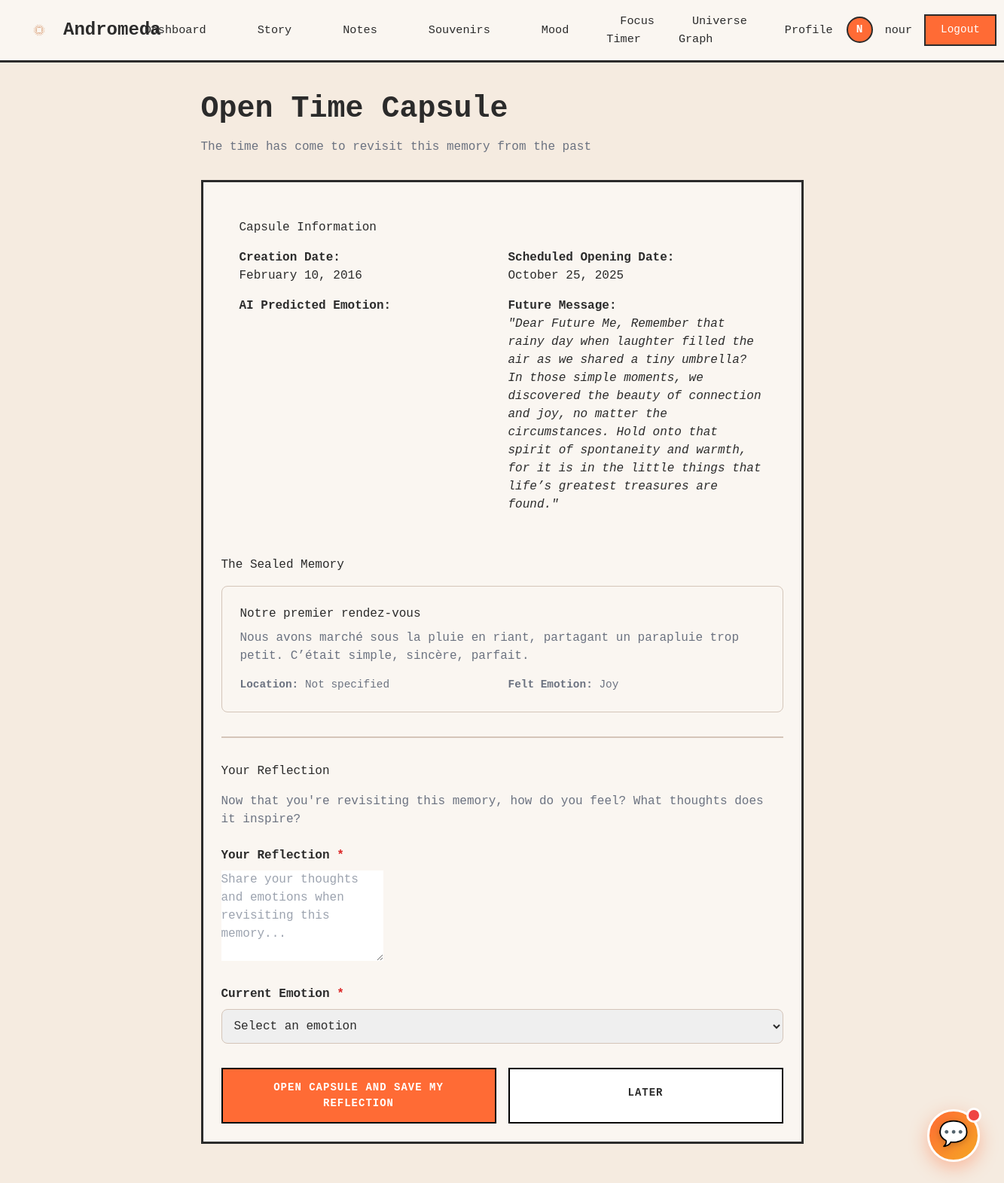
The app's page /capsules/8/open/ (signed in) with its own data.
### core/models.py (models this page shows, shortened)
class User(AbstractUser):
    avatar_url = models.URLField(blank=True, null=True)
    groups = models.ManyToManyField(
        'auth.Group',
        verbose_name='groups',
        blank=True,
        help_text='The groups this user belongs to.',
        related_name='core_users',
        related_query_name='core_user',
    )
    user_permissions = models.ManyToManyField(
        'auth.Permission',
        verbose_name='user permissions',
        blank=True,
        help_text='Specific permissions for this user.',
        related_name='core_users',
        related_query_name='core_user',
    )

class CapsuleTemporelle(models.Model):
    souvenir = models.OneToOneField(Souvenir, on_delete=models.CASCADE, related_name='capsule')
    date_verrouillage = models.DateTimeField(auto_now_add=True)
    date_ouverture = models.DateField(help_text="Date when capsule unlocks")
    message_futur = models.TextField(help_text="Message to your future self")
    emotion_predite_par_ia = models.CharField(max_length=50, blank=True, default='', help_text="AI-predicted future emotion")
    is_opened = models.BooleanField(default=False)
    date_ouverture_reelle = models.DateTimeField(null=True, blank=True, help_text="Actual opening date")
    reflexion_ouverture = models.TextField(blank=True, default='', help_text="Reflection upon opening")
    emotion_reelle = models.CharField(max_length=50, blank=True, default='', help_text="Actual emotion upon opening")
    class Meta:
        verbose_name = "Time Capsule"
        verbose_name_plural = "Time Capsules"
        ordering = ['date_ouverture']

class Souvenir(models.Model):
    EMOTION_CHOICES = [
        ('joy', 'Joy'),
        ('sadness', 'Sadness'),
        ('nostalgia', 'Nostalgia'),
        ('gratitude', 'Gratitude'),
        ('excitement', 'Excitement'),
        ('peace', 'Peace'),
        ('love', 'Love'),
        ('surprise', 'Surprise'),
        ('pride', 'Pride'),
        ('neutral', 'Neutral'),
    ]
    THEME_CHOICES = [
        ('family', 'Family'),
        ('travel', 'Travel'),
        ('work', 'Work'),
        ('friends', 'Friends'),
        ('achievement', 'Achievement'),
        ('celebration', 'Celebration'),
        ('nature', 'Nature'),
        ('learning', 'Learning'),
        ('other', 'Other'),
    ]
    id = models.UUIDField(primary_key=True, default=uuid.uuid4, editable=False)
    utilisateur = models.ForeignKey('User', on_delete=models.CASCADE, related_name='souvenirs')
    titre = models.CharField(max_length=200, help_text="Memory title")
    description = models.TextField(help_text="Detailed description of the memory")
    date_evenement = models.DateField(help_text="Date of the event")
    photo = models.ImageField(upload_to='souvenirs/photos/%Y/%m/', blank=True, null=True)
    video = models.FileField(upload_to='souvenirs/videos/%Y/%m/', blank=True, null=True)
    emotion = models.CharField(max_length=50, choices=EMOTION_CHOICES, default='neutral', help_text="Primary emotion")
    theme = models.CharField(max_length=50, choices=THEME_CHOICES, default='other', help_text="Memory theme")
    lieu = models.CharField(max_length=200, blank=True, default='', help_text="Location of the memory")
    personnes_presentes = models.CharField(max_length=500, blank=True, default='', help_text="People present (comma-separated)")
    tags_personnalises = models.JSONField(default=list, blank=True, help_text="User-defined custom tags")
    is_favorite = models.BooleanField(default=False, help_text="Mark as favorite")
    is_public = models.BooleanField(default=False, help_text="Make publicly visible")
    ai_summary = models.TextField(blank=True, default='', help_text="AI-generated summary")
    ai_emotion_detected = models.CharField(max_length=50, blank=True, default='', help_text="AI-detected emotion")
    ai_tags = models.JSONField(default=list, blank=True, help_text="AI-generated tags")
    ai_analyzed = models.BooleanField(default=False, help_text="Has been analyzed by AI")
    ai_analysis_date = models.DateTimeField(null=True, blank=True, help_text="Date of AI analysis")
    created_at = models.DateTimeField(auto_now_add=True)
    updated_at = models.DateTimeField(auto_now=True)
    class Meta:
        ordering = ['-date_evenement']
        verbose_name = 'Memory'
        verbose_name_plural = 'Memories'
        indexes = [
            models.Index(fields=['-date_evenement']),
            models.Index(fields=['utilisateur', '-created_at']),
            models.Index(fields=['is_favorite']),
        ]

### core/views.py (the view, shortened to what this page needs)
# urls.py: path('capsules/<int:capsule_id>/open/', views.ouvrir_capsule, name='ouvrir_capsule'),
@login_required
def ouvrir_capsule(request, capsule_id):
    capsule = get_object_or_404(
        CapsuleTemporelle,
        id=capsule_id,
        souvenir__utilisateur=request.user
    )
    if capsule.is_opened:
        return render(request, 'core/detail_capsule.html', {'capsule': capsule})
    if capsule.date_ouverture > timezone.now().date():
        messages.warning(request, f'⏰ This capsule opens on {capsule.date_ouverture}')
        return redirect('core:liste_capsules')
    return render(request, 'core/ouvrir_capsule.html', {
        'capsule': capsule,
        'emotion_choices': Souvenir.EMOTION_CHOICES
    })

### core/templates/core/ouvrir_capsule.html (shortened to what this page needs)
{% extends "core/dashboard_base.html" %}
{% block content %}
<div style="max-width: 800px; margin: 0 auto;">
    <div style="margin-bottom: 2rem;">
    <h1 style="font-size: 2.5rem; font-weight: bold; margin-bottom: 0.5rem;">Open Time Capsule</h1>
    <p style="color: var(--text-gray); font-size: 1rem;">The time has come to revisit this memory from the past</p>
    </div>
    <div class="card">
        <div style="margin-bottom: 2rem; padding: 1.5rem; background: var(--bg-light); border-radius: 8px;">
            <h3 style="margin-bottom: 1rem; color: var(--primary-color);">Capsule Information</h3>
            <div style="display: grid; grid-template-columns: 1fr 1fr; gap: 1rem;">
                <div>
                    <strong>Creation Date:</strong><br>
                    {{ capsule.souvenir.date_evenement|date:"F d, Y" }}
                </div>
                <div>
                    <strong>Scheduled Opening Date:</strong><br>
                    {{ capsule.date_ouverture|date:"F d, Y" }}
                </div>
                <div>
                    <strong>AI Predicted Emotion:</strong><br>
                </div>
                <div>
                    <strong>Future Message:</strong><br>
                    {% if capsule.message_futur %}
                        <em>"{{ capsule.message_futur }}"</em>
                    {% else %}
                        <em>No message</em>
                    {% endif %}
                </div>
            </div>
        </div>
        <div style="margin-bottom: 2rem;">
            <h3 style="margin-bottom: 1rem; color: var(--primary-color);">The Sealed Memory</h3>
            <div style="border: 1px solid var(--separator-color); border-radius: 8px; padding: 1.5rem; background: var(--bg-light);">
                <h4 style="margin-bottom: 0.5rem; color: var(--text-dark);">{{ capsule.souvenir.titre }}</h4>
                <p style="color: var(--text-gray); margin-bottom: 1rem;">{{ capsule.souvenir.description }}</p>
                <div style="display: grid; grid-template-columns: 1fr 1fr; gap: 1rem; font-size: 0.9rem; color: var(--text-gray);">
                    <div><strong>Location:</strong> {{ capsule.souvenir.lieu|default:"Not specified" }}</div>
                    <div><strong>Felt Emotion:</strong> {{ capsule.souvenir.get_emotion_display|default:"Not specified" }}</div>
                </div>
            </div>
        </div>
        <form method="post" style="border-top: 2px solid var(--separator-color); padding-top: 2rem;">
            <h3 style="margin-bottom: 1rem; color: var(--primary-color);">Your Reflection</h3>
            <p style="color: var(--text-gray); margin-bottom: 1.5rem;">
                Now that you're revisiting this memory, how do you feel? What thoughts does it inspire?
            </p>
            <div style="margin-bottom: 1.5rem;">
                <label for="reflexion" style="display: block; font-weight: bold; margin-bottom: 0.5rem;">
                    Your Reflection <span style="color: #dc2626;">*</span>
                </label>
                <textarea name="reflexion" id="reflexion" class="form-input" rows="4"
                          placeholder="Share your thoughts and emotions when revisiting this memory..."></textarea>
            </div>
            <div style="margin-bottom: 2rem;">
                <label for="emotion_reelle" style="display: block; font-weight: bold; margin-bottom: 0.5rem;">
                    Current Emotion <span style="color: #dc2626;">*</span>
                </label>
                <select name="emotion_reelle" id="emotion_reelle"
                        style="width: 100%; padding: 0.75rem; border: 1px solid var(--separator-color); border-radius: 8px; font-family: inherit;">
                    <option value="">Select an emotion</option>
                </select>
            </div>
            <div style="display: flex; gap: 1rem;">
                <button type="submit" class="btn-primary" style="flex: 1;">
                    Open Capsule and Save My Reflection
                </button>
                <a href="{% url 'core:liste_capsules' %}" class="btn-secondary" style="flex: 1; text-align: center; line-height: 2.5;">
                    Later
                </a>
            </div>
        </form>
    </div>
</div>
{% endblock %}

### core/templates/core/dashboard_base.html (shortened to what this page needs)
<!doctype html>
{% load static %}
<html lang="en">
<head>
    <script src="https://cdn.tailwindcss.com"></script>
    <link rel="stylesheet" href="{% static 'css/chase.css' %}">
</head>
<body>
    <nav class="navbar">
        <a href="{% url 'core:dashboard' %}" class="navbar-brand">
            <img src="{% static 'assets/logo.png' %}" alt="Andromeda Logo" onerror="this.style.display='none';">
            Andromeda
        </a>
        <ul class="navbar-menu" id="navbarMenu">
            <li><a href="{% url 'core:dashboard' %}" class="{% if request.resolver_match.url_name == 'dashboard' %}active{% endif %}">Dashboard</a></li>
            <li><a href="{% url 'core:story_inspiration' %}" class="{% if request.resolver_match.url_name == 'story_inspiration' %}active{% endif %}">Story</a></li>
            <li><a href="{% url 'notes:list' %}" class="{% if '/dashboard/notes/' in request.path %}active{% endif %}">Notes</a></li>
            <li><a href="{% url 'core:memories_dashboard' %}" class="{% if request.resolver_match.url_name == 'memories_dashboard' %}active{% endif %}">Souvenirs</a></li>
            <li><a href="{% url 'core:mood' %}" class="{% if request.resolver_match.url_name == 'mood' %}active{% endif %}">Mood</a></li>
            <li><a href="/focus/" class="{% if '/focus/' in request.path %}active{% endif %}">Focus Timer</a></li>
            <li><a href="/graph/" class="{% if '/graph/' in request.path %}active{% endif %}">Universe Graph</a></li>
            <li><a href="{% url 'core:profile' %}" class="{% if request.resolver_match.url_name == 'profile' %}active{% endif %}">Profile</a></li>
        </ul>
        <div class="navbar-user">
            {% if user.is_authenticated %}
                <div class="navbar-avatar">{{ user.username|slice:":1"|upper }}</div>
                <span class="navbar-username">{{ user.username }}</span>
                <form method="post" action="{% url 'logout' %}" style="display: inline;">
                    <button type="submit" class="btn-logout" style="margin: 0;">Logout</button>
                </form>
            {% else %}
                <a href="{% url 'login' %}" class="btn-logout">Login</a>
            {% endif %}
        </div>
    </nav>
    <div class="dashboard-container">
        {% block content %}{% endblock %}
    </div>
    <div id="chatbotFloat" onclick="toggleChatbot()" style="
        position: fixed;
        bottom: 2rem;
        right: 2rem;
        width: 70px;
        height: 70px;
        background: linear-gradient(135deg, var(--accent-orange) 0%, #f5a623 100%);
        border-radius: 50%;
        display: flex;
        align-items: center;
        justify-content: center;
        box-shadow: 0 8px 24px rgba(255, 107, 53, 0.4);
        cursor: pointer;
        transition: all 0.4s cubic-bezier(0.4, 0, 0.2, 1);
        z-index: 9999;
        border: 3px solid white;
        animation: floatPulse 3s ease-in-out infinite;
    " onmouseover="this.style.transform='scale(1.15) rotate(10deg)'; this.style.boxShadow='0 12px 32px rgba(255, 107, 53, 0.6)'" onmouseout="this.style.transform='scale(1) rotate(0deg)'; this.style.boxShadow='0 8px 24px rgba(255, 107, 53, 0.4)'">
        <span style="font-size: 2rem; filter: drop-shadow(0 2px 4px rgba(0,0,0,0.2));">💬</span>
    </div>
</body>
</html>

### core/templates/core/dashboard_base.html (style rules this page uses)
:root { --page-bg: #f5ebe0; --panel-bg: #faf6f1; --border-color: #2b2b2b; --accent-orange: #ff6b35; --text-dark: #2b2b2b; --text-gray: #6b7280; --separator-color: #d4c5b9; }
* { margin: 0; padding: 0; box-sizing: border-box; }
html { font-size: 16px; scroll-behavior: smooth; }
body { background: var(--page-bg) !important; color: var(--text-dark) !important; font-family: 'Courier New', monospace; -webkit-font-smoothing: antialiased; min-height: 100vh; }
.navbar { background: var(--panel-bg); border-bottom: 3px solid var(--border-color); padding: 1rem 2rem; display: flex; align-items: center; justify-content: space-between; position: sticky; top: 0; z-index: 1000; }
.navbar-brand { display: flex; align-items: center; gap: 0.75rem; font-size: 1.5rem; font-weight: bold; color: var(--text-dark); text-decoration: none; }
.navbar-brand img { width: 40px; height: 40px; object-fit: contain; }
.navbar-menu { display: flex; align-items: center; gap: 2rem; list-style: none; }
.navbar-menu a { color: var(--text-dark); text-decoration: none; font-size: 0.95rem; transition: color 0.2s ease; padding: 0.5rem 1rem; border: 2px solid transparent; }
.navbar-user { display: flex; align-items: center; gap: 1rem; }
.navbar-avatar { width: 35px; height: 35px; border-radius: 50%; background: var(--accent-orange); color: white; display: flex; align-items: center; justify-content: center; font-weight: bold; font-size: 0.9rem; border: 2px solid var(--border-color); }
.navbar-username { font-size: 0.95rem; color: var(--text-dark); }
.btn-logout { padding: 0.5rem 1.25rem; background: var(--accent-orange); color: white; border: 2px solid var(--border-color); cursor: pointer; font-family: 'Courier New', monospace; font-size: 0.9rem; transition: opacity 0.2s ease; text-decoration: none; display: inline-block; }
.dashboard-container { max-width: 1400px; margin: 0 auto; padding: 2rem; }
.card { background: var(--panel-bg); border: 3px solid var(--border-color); padding: 1.5rem; margin-bottom: 1.5rem; }
.btn-primary { background: var(--accent-orange); color: #FFFFFF; border: 2px solid #000000; border-radius: 0px; padding: 14px 32px; font-size: 14px; font-weight: 700; text-transform: uppercase; letter-spacing: 1px; cursor: pointer; transition: all 0.2s; box-shadow: none; font-family: 'Courier New', monospace; text-decoration: none; display: inline-block; }
.btn-secondary { background:#FFFFFF; color:var(--text-dark); border:2px solid #000000; border-radius:0; padding:14px 32px; font-size:14px; font-weight:700; text-transform:uppercase; letter-spacing:1px; cursor:pointer; transition: all 0.2s; font-family: 'Courier New', monospace; text-decoration: none; display: inline-block; }
#chatbotFloat::before { content: ''; position: absolute; top: -5px; right: -5px; width: 20px; height: 20px; background: #ef4444; border-radius: 50%; border: 3px solid white; animation: pulse 2s ease-in-out infinite; }

### core/templates/core/ouvrir_capsule.html (style rules this page uses)
textarea.form-input { min-height: 120px; resize: vertical; }

### records on screen
User: username "N", username "nour"
CapsuleTemporelle: souvenir.date_evenement "February 10, 2016", date_ouverture "October 25, 2025", message_futur "Dear Future Me, Remember that rainy day when laughter filled the air as we shared a tiny umbrella? In those simple moments, we discovered the beauty of connection and joy, no matter the circumstances. Hold onto that spirit of spontaneity and warmth, for it is in the little things that life’s greatest treasures are found.", souvenir.titre "Notre premier rendez-vous", souvenir.description "Nous avons marché sous la pluie en riant, partagant un parapluie trop petit. C’était simple, sincère, parfait.", souvenir.lieu "Not specified", souvenir.emotion "Joy"
